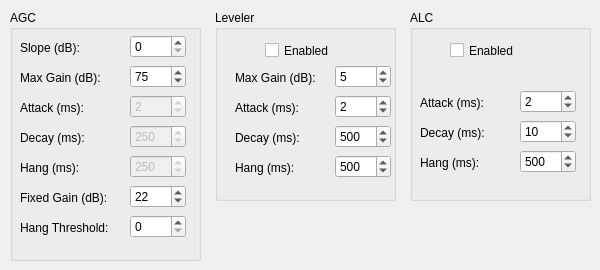
     <widget class="QWidget" name="agcalc">
      <attribute name="title">
       <string>AGC/ALC</string>
      </attribute>
      <widget class="QGroupBox" name="groupBox_9">
       <property name="geometry">
        <rect>
         <x>10</x>
         <y>10</y>
         <width>191</width>
         <height>251</height>
        </rect>
       </property>
       <property name="title">
        <string>AGC</string>
       </property>
       <widget class="QLabel" name="label_41">
        <property name="geometry">
         <rect>
          <x>10</x>
          <y>30</y>
          <width>71</width>
          <height>16</height>
         </rect>
        </property>
        <property name="text">
         <string>Slope (dB):</string>
        </property>
       </widget>
       <widget class="QLabel" name="label_42">
        <property name="geometry">
         <rect>
          <x>10</x>
          <y>60</y>
          <width>91</width>
          <height>16</height>
         </rect>
        </property>
        <property name="text">
         <string>Max Gain (dB):</string>
        </property>
       </widget>
       <widget class="QLabel" name="label_43">
        <property name="geometry">
         <rect>
          <x>10</x>
          <y>90</y>
          <width>81</width>
          <height>16</height>
         </rect>
        </property>
        <property name="text">
         <string>Attack (ms):</string>
        </property>
       </widget>
       <widget class="QLabel" name="label_44">
        <property name="geometry">
         <rect>
          <x>10</x>
          <y>120</y>
          <width>81</width>
          <height>16</height>
         </rect>
        </property>
        <property name="text">
         <string>Decay (ms):</string>
        </property>
       </widget>
       <widget class="QLabel" name="label_45">
        <property name="geometry">
         <rect>
          <x>10</x>
          <y>150</y>
          <width>81</width>
          <height>16</height>
         </rect>
        </property>
        <property name="text">
         <string>Hang (ms):</string>
        </property>
       </widget>
       <widget class="QLabel" name="label_46">
        <property name="geometry">
         <rect>
          <x>10</x>
          <y>180</y>
          <width>101</width>
          <height>16</height>
         </rect>
        </property>
        <property name="text">
         <string>Fixed Gain (dB):</string>
        </property>
       </widget>
       <widget class="QLabel" name="label_47">
        <property name="geometry">
         <rect>
          <x>10</x>
          <y>210</y>
          <width>111</width>
          <height>16</height>
         </rect>
        </property>
        <property name="text">
         <string>Hang Threshold:</string>
        </property>
       </widget>
       <widget class="QSpinBox" name="rxAgcSlopeSpinBox">
        <property name="geometry">
         <rect>
          <x>120</x>
          <y>25</y>
          <width>56</width>
          <height>23</height>
         </rect>
        </property>
        <property name="maximum">
         <number>20</number>
        </property>
       </widget>
       <widget class="QSpinBox" name="rxAgcMaxGainSpinBox">
        <property name="geometry">
         <rect>
          <x>120</x>
          <y>55</y>
          <width>56</width>
          <height>23</height>
         </rect>
        </property>
        <property name="minimum">
         <number>-20</number>
        </property>
        <property name="maximum">
         <number>120</number>
        </property>
        <property name="value">
         <number>75</number>
        </property>
       </widget>
       <widget class="QSpinBox" name="rxAgcAttackSpinBox">
        <property name="enabled">
         <bool>false</bool>
        </property>
        <property name="geometry">
         <rect>
          <x>120</x>
          <y>85</y>
          <width>56</width>
          <height>23</height>
         </rect>
        </property>
        <property name="value">
         <number>2</number>
        </property>
       </widget>
       <widget class="QSpinBox" name="rxAgcDecaySpinBox">
        <property name="enabled">
         <bool>false</bool>
        </property>
        <property name="geometry">
         <rect>
          <x>120</x>
          <y>115</y>
          <width>56</width>
          <height>23</height>
         </rect>
        </property>
        <property name="maximum">
         <number>500</number>
        </property>
        <property name="value">
         <number>250</number>
        </property>
       </widget>
       <widget class="QSpinBox" name="rxAgcHangSpinBox">
        <property name="enabled">
         <bool>false</bool>
        </property>
        <property name="geometry">
         <rect>
          <x>120</x>
          <y>145</y>
          <width>56</width>
          <height>23</height>
         </rect>
        </property>
        <property name="maximum">
         <number>500</number>
        </property>
        <property name="singleStep">
         <number>1</number>
        </property>
        <property name="value">
         <number>250</number>
        </property>
       </widget>
       <widget class="QSpinBox" name="rxAgcFixedGainSpinBox">
        <property name="geometry">
         <rect>
          <x>120</x>
          <y>175</y>
          <width>56</width>
          <height>23</height>
         </rect>
        </property>
        <property name="minimum">
         <number>-20</number>
        </property>
        <property name="maximum">
         <number>120</number>
        </property>
        <property name="value">
         <number>22</number>
        </property>
       </widget>
       <widget class="QSpinBox" name="rxAgcHangThreshSpinBox">
        <property name="geometry">
         <rect>
          <x>120</x>
          <y>205</y>
          <width>56</width>
          <height>23</height>
         </rect>
        </property>
       </widget>
      </widget>
      <widget class="QGroupBox" name="groupBox_10">
       <property name="geometry">
        <rect>
         <x>215</x>
         <y>10</y>
         <width>181</width>
         <height>191</height>
        </rect>
       </property>
       <property name="title">
        <string>Leveler</string>
       </property>
       <widget class="QCheckBox" name="levelerEnabledCheckBox">
        <property name="geometry">
         <rect>
          <x>50</x>
          <y>30</y>
          <width>85</width>
          <height>21</height>
         </rect>
        </property>
        <property name="text">
         <string>Enabled</string>
        </property>
       </widget>
       <widget class="QLabel" name="label_48">
        <property name="geometry">
         <rect>
          <x>20</x>
          <y>60</y>
          <width>91</width>
          <height>16</height>
         </rect>
        </property>
        <property name="text">
         <string>Max Gain (dB):</string>
        </property>
       </widget>
       <widget class="QLabel" name="label_49">
        <property name="geometry">
         <rect>
          <x>20</x>
          <y>90</y>
          <width>81</width>
          <height>16</height>
         </rect>
        </property>
        <property name="text">
         <string>Attack (ms):</string>
        </property>
       </widget>
       <widget class="QLabel" name="label_50">
        <property name="geometry">
         <rect>
          <x>20</x>
          <y>120</y>
          <width>81</width>
          <height>16</height>
         </rect>
        </property>
        <property name="text">
         <string>Decay (ms):</string>
        </property>
       </widget>
       <widget class="QLabel" name="label_51">
        <property name="geometry">
         <rect>
          <x>20</x>
          <y>150</y>
          <width>81</width>
          <height>16</height>
         </rect>
        </property>
        <property name="text">
         <string>Hang (ms):</string>
        </property>
       </widget>
       <widget class="QSpinBox" name="levelerMaxGainSpinBox">
        <property name="geometry">
         <rect>
          <x>120</x>
          <y>55</y>
          <width>56</width>
          <height>23</height>
         </rect>
        </property>
        <property name="maximum">
         <number>20</number>
        </property>
        <property name="value">
         <number>5</number>
        </property>
       </widget>
       <widget class="QSpinBox" name="levelerAttackSpinBox">
        <property name="geometry">
         <rect>
          <x>120</x>
          <y>85</y>
          <width>56</width>
          <height>23</height>
         </rect>
        </property>
        <property name="minimum">
         <number>1</number>
        </property>
        <property name="maximum">
         <number>10</number>
        </property>
        <property name="value">
         <number>2</number>
        </property>
       </widget>
       <widget class="QSpinBox" name="levelerDecaySpinBox">
        <property name="geometry">
         <rect>
          <x>120</x>
          <y>115</y>
          <width>56</width>
          <height>23</height>
         </rect>
        </property>
        <property name="minimum">
         <number>10</number>
        </property>
        <property name="maximum">
         <number>5000</number>
        </property>
        <property name="value">
         <number>500</number>
        </property>
       </widget>
       <widget class="QSpinBox" name="levelerHangSpinBox">
        <property name="geometry">
         <rect>
          <x>120</x>
          <y>145</y>
          <width>56</width>
          <height>23</height>
         </rect>
        </property>
        <property name="minimum">
         <number>10</number>
        </property>
        <property name="maximum">
         <number>5000</number>
        </property>
        <property name="value">
         <number>500</number>
        </property>
       </widget>
      </widget>
      <widget class="QGroupBox" name="groupBox_11">
       <property name="geometry">
        <rect>
         <x>410</x>
         <y>10</y>
         <width>181</width>
         <height>191</height>
        </rect>
       </property>
       <property name="title">
        <string>ALC</string>
       </property>
       <widget class="QCheckBox" name="alcEnabledCheckBox">
        <property name="geometry">
         <rect>
          <x>40</x>
          <y>30</y>
          <width>85</width>
          <height>21</height>
         </rect>
        </property>
        <property name="text">
         <string>Enabled</string>
        </property>
       </widget>
       <widget class="QSpinBox" name="alcAttackSpinBox">
        <property name="geometry">
         <rect>
          <x>110</x>
          <y>80</y>
          <width>56</width>
          <height>23</height>
         </rect>
        </property>
        <property name="minimum">
         <number>1</number>
        </property>
        <property name="maximum">
         <number>10</number>
        </property>
        <property name="value">
         <number>2</number>
        </property>
       </widget>
       <widget class="QSpinBox" name="alcHangSpinBox">
        <property name="geometry">
         <rect>
          <x>110</x>
          <y>140</y>
          <width>56</width>
          <height>23</height>
         </rect>
        </property>
        <property name="minimum">
         <number>10</number>
        </property>
        <property name="maximum">
         <number>5000</number>
        </property>
        <property name="value">
         <number>500</number>
        </property>
       </widget>
       <widget class="QLabel" name="label_52">
        <property name="geometry">
         <rect>
          <x>10</x>
          <y>115</y>
          <width>81</width>
          <height>16</height>
         </rect>
        </property>
        <property name="text">
         <string>Decay (ms):</string>
        </property>
       </widget>
       <widget class="QLabel" name="label_53">
        <property name="geometry">
         <rect>
          <x>10</x>
          <y>145</y>
          <width>81</width>
          <height>16</height>
         </rect>
        </property>
        <property name="text">
         <string>Hang (ms):</string>
        </property>
       </widget>
       <widget class="QLabel" name="label_54">
        <property name="geometry">
         <rect>
          <x>10</x>
          <y>85</y>
          <width>81</width>
          <height>16</height>
         </rect>
        </property>
        <property name="text">
         <string>Attack (ms):</string>
        </property>
       </widget>
       <widget class="QSpinBox" name="alcDecaySpinBox">
        <property name="geometry">
         <rect>
          <x>110</x>
          <y>110</y>
          <width>56</width>
          <height>23</height>
         </rect>
        </property>
        <property name="minimum">
         <number>1</number>
        </property>
        <property name="maximum">
         <number>50</number>
        </property>
        <property name="value">
         <number>10</number>
        </property>
       </widget>
      </widget>
     </widget>
